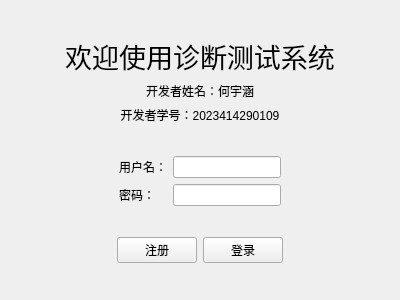
<?xml version="1.0" encoding="UTF-8"?>
<ui version="4.0">
 <class>LoginView</class>
 <widget class="QWidget" name="LoginView">
  <property name="geometry">
   <rect>
    <x>0</x>
    <y>0</y>
    <width>400</width>
    <height>300</height>
   </rect>
  </property>
  <property name="windowTitle">
   <string>登录</string>
  </property>
  <layout class="QVBoxLayout" name="verticalLayout">
   <item>
    <spacer name="verticalSpacer">
     <property name="orientation">
      <enum>Qt::Orientation::Vertical</enum>
     </property>
     <property name="sizeHint" stdset="0">
      <size>
       <width>20</width>
       <height>39</height>
      </size>
     </property>
    </spacer>
   </item>
   <item>
    <widget class="QLabel" name="label">
     <property name="font">
      <font>
       <pointsize>20</pointsize>
      </font>
     </property>
     <property name="text">
      <string>欢迎使用诊断测试系统</string>
     </property>
     <property name="alignment">
      <set>Qt::AlignmentFlag::AlignCenter</set>
     </property>
    </widget>
   </item>
   <item>
    <widget class="QLabel" name="label_4">
     <property name="text">
      <string>开发者姓名：何宇涵</string>
     </property>
     <property name="alignment">
      <set>Qt::AlignmentFlag::AlignCenter</set>
     </property>
    </widget>
   </item>
   <item>
    <widget class="QLabel" name="label_5">
     <property name="text">
      <string>开发者学号：2023414290109</string>
     </property>
     <property name="alignment">
      <set>Qt::AlignmentFlag::AlignCenter</set>
     </property>
    </widget>
   </item>
   <item>
    <spacer name="verticalSpacer_2">
     <property name="orientation">
      <enum>Qt::Orientation::Vertical</enum>
     </property>
     <property name="sizeHint" stdset="0">
      <size>
       <width>20</width>
       <height>40</height>
      </size>
     </property>
    </spacer>
   </item>
   <item>
    <layout class="QHBoxLayout" name="horizontalLayout_2">
     <item>
      <spacer name="horizontalSpacer">
       <property name="orientation">
        <enum>Qt::Orientation::Horizontal</enum>
       </property>
       <property name="sizeHint" stdset="0">
        <size>
         <width>40</width>
         <height>20</height>
        </size>
       </property>
      </spacer>
     </item>
     <item>
      <layout class="QGridLayout" name="gridLayout">
       <item row="0" column="0">
        <widget class="QLabel" name="label_2">
         <property name="text">
          <string>用户名：</string>
         </property>
        </widget>
       </item>
       <item row="0" column="1">
        <widget class="QLineEdit" name="InputUserName"/>
       </item>
       <item row="1" column="0">
        <widget class="QLabel" name="label_3">
         <property name="text">
          <string>密码：</string>
         </property>
        </widget>
       </item>
       <item row="1" column="1">
        <widget class="QLineEdit" name="InputUserPassword">
         <property name="echoMode">
          <enum>QLineEdit::EchoMode::Password</enum>
         </property>
        </widget>
       </item>
      </layout>
     </item>
     <item>
      <spacer name="horizontalSpacer_2">
       <property name="orientation">
        <enum>Qt::Orientation::Horizontal</enum>
       </property>
       <property name="sizeHint" stdset="0">
        <size>
         <width>40</width>
         <height>20</height>
        </size>
       </property>
      </spacer>
     </item>
    </layout>
   </item>
   <item>
    <spacer name="verticalSpacer_3">
     <property name="orientation">
      <enum>Qt::Orientation::Vertical</enum>
     </property>
     <property name="sizeHint" stdset="0">
      <size>
       <width>20</width>
       <height>39</height>
      </size>
     </property>
    </spacer>
   </item>
   <item>
    <layout class="QHBoxLayout" name="horizontalLayout_3">
     <item>
      <spacer name="horizontalSpacer_3">
       <property name="orientation">
        <enum>Qt::Orientation::Horizontal</enum>
       </property>
       <property name="sizeHint" stdset="0">
        <size>
         <width>40</width>
         <height>20</height>
        </size>
       </property>
      </spacer>
     </item>
     <item>
      <layout class="QHBoxLayout" name="horizontalLayout">
       <item>
        <widget class="QPushButton" name="btSignUp">
         <property name="text">
          <string>注册</string>
         </property>
        </widget>
       </item>
       <item>
        <widget class="QPushButton" name="btSignIn">
         <property name="text">
          <string>登录</string>
         </property>
        </widget>
       </item>
      </layout>
     </item>
     <item>
      <spacer name="horizontalSpacer_4">
       <property name="orientation">
        <enum>Qt::Orientation::Horizontal</enum>
       </property>
       <property name="sizeHint" stdset="0">
        <size>
         <width>40</width>
         <height>20</height>
        </size>
       </property>
      </spacer>
     </item>
    </layout>
   </item>
   <item>
    <spacer name="verticalSpacer_4">
     <property name="orientation">
      <enum>Qt::Orientation::Vertical</enum>
     </property>
     <property name="sizeHint" stdset="0">
      <size>
       <width>20</width>
       <height>40</height>
      </size>
     </property>
    </spacer>
   </item>
  </layout>
 </widget>
 <resources/>
 <connections/>
</ui>
